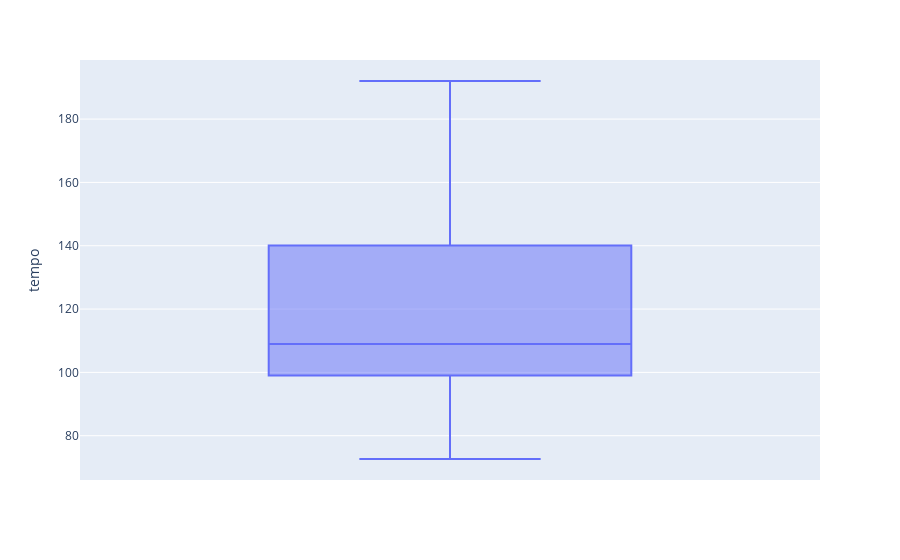

The cell this chart's notebook holds for it:
### Markdown cell above
# Fast or Slow?

### Code cell
fig = px.box(my_songs, y="tempo")
fig.show()

### Figure 1 — Plotly figure (JSON) as saved in the notebook; plotly's stock layout.template omitted (floating-point values rounded to 4 significant figures)
{"data": [{"alignmentgroup": "True", "hovertemplate": "tempo=%{y}<extra></extra>", "legendgroup": "", "marker": {"color": "#636efa"}, "name": "", "notched": false, "offsetgroup": "", "orientation": "v", "showlegend": false, "type": "box", "x0": " ", "xaxis": "x", "y": [96.49, 75.99, 104.0, 172.9, 118.0, 126.0, 171.9, 110.0, 124.9, 174.0, 140.1, 103.0, 90.0, 72.64, 126.0, 80.87, 88.6, 97.88, 124.0, 123.0, 91.01, 192.0, 100.0, 144.9, 191.6, 180.0, 102.0, 123.1, 105.0, 115.3, 102.0, 105.0, 101.0, 92.5, 122.0, 75.0, 108.0, 155, 83.97, 160.1, 126.0, 100.0, 163.8, 144.0, 100.0, 76.04, 98.98, 142.0, 105.0, 128.0], "y0": " ", "yaxis": "y"}], "layout": {"boxmode": "group", "legend": {"tracegroupgap": 0}, "margin": {"t": 60}, "xaxis": {"anchor": "y", "domain": [0, 1]}, "yaxis": {"anchor": "x", "domain": [0, 1], "title": {"text": "tempo"}}}}
